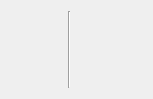
      <widget class="QWidget" name="scrollAreaWidgetContents_7">
       <property name="geometry">
        <rect>
         <x>0</x>
         <y>0</y>
         <width>153</width>
         <height>99</height>
        </rect>
       </property>
       <layout class="QGridLayout" name="gridLayout_7">
        <item row="0" column="1">
         <widget class="Line" name="line_8">
          <property name="orientation">
           <enum>Qt::Vertical</enum>
          </property>
         </widget>
        </item>
        <item row="0" column="0">
         <widget class="QLabel" name="label_34">
          <property name="font">
           <font>
            <pointsize>8</pointsize>
           </font>
          </property>
          <property name="text">
           <string/>
          </property>
         </widget>
        </item>
        <item row="0" column="3">
         <widget class="QLabel" name="label_35">
          <property name="minimumSize">
           <size>
            <width>65</width>
            <height>0</height>
           </size>
          </property>
          <property name="maximumSize">
           <size>
            <width>65</width>
            <height>16777215</height>
           </size>
          </property>
          <property name="font">
           <font>
            <pointsize>8</pointsize>
           </font>
          </property>
          <property name="text">
           <string/>
          </property>
         </widget>
        </item>
       </layout>
      </widget>
